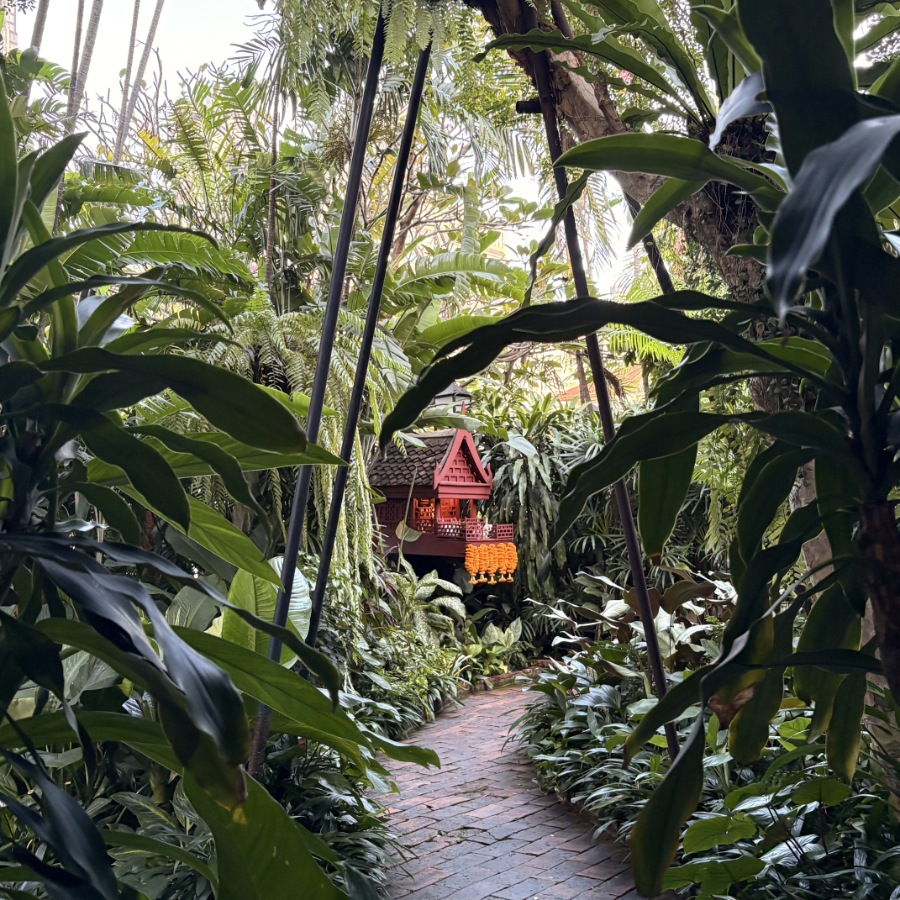
#> input picture tools/src/bangkok.png, 900 x 900 px
$ python import_images.py src/bangkok.png
#> lines starting #> are read from the running program, lines starting #| are printed output that depends on the picture
#!/usr/bin/env python3
"""
Distil photographs into what the device renders from.

v0.3 stores ONE thing per photograph: the image itself, in RGB565, at panel
resolution. Nothing is summarised.

Earlier versions stored a 256-entry median-cut histogram, which was a mistake:
median cut allocates its boxes by pixel mass, so a small saturated accent (the
orange shrine in the Bangkok greenery) collapsed into one or two entries and
came out as a contour line instead of a region. Then v0.2 stored the whole
pixel list pre-sorted by luminance, which fixed the colour but only worked for
a GLOBAL permutation.

v0.3 permutes LOCALLY -- inside cells whose size grows with the reduction dial
-- so the sort has to happen on the device, per cell, per frame. That needs the
pixels in their original positions, not pre-sorted. Luminance is derived at load
time rather than stored: it is a pure function of the pixel.

Cost: 320*240*2 = 150 kB per photograph in flash. Six photographs, 900 kB.

Usage:  python3 tools/import_images.py tools/src/*.png > images.h
"""

import sys, os
from PIL import Image, ImageOps
import numpy as np

W, H = 320, 240   # M5Stack CoreS3 panel, landscape
PAL = 16


def prepare(path):
    im = Image.open(path)
    im = ImageOps.exif_transpose(im).convert("RGB")
    # centre crop to the panel's aspect, then resize
    tw, th = W / H, im.width / im.height
    if th > tw:
        nw = int(im.height * tw)
        im = im.crop(((im.width - nw) // 2, 0, (im.width + nw) // 2, im.height))
    else:
        nh = int(im.width / tw)
        im = im.crop((0, (im.height - nh) // 2, im.width, (im.height + nh) // 2))
    return im.resize((W, H), Image.LANCZOS)


def palette_of(im):
    """16 colours, dark to light. ONLY for UI chrome -- bars, text, swatches.
    The field itself never touches this."""
    q = im.quantize(colors=PAL, method=Image.MEDIANCUT, dither=Image.NONE)
    raw = q.getpalette()[: PAL * 3]
    cols = [tuple(raw[i * 3 : i * 3 + 3]) for i in range(PAL)]
    cols.sort(key=lambda c: 0.2126 * c[0] + 0.7152 * c[1] + 0.0722 * c[2])
    return cols


def rgb565_of(im):
    a = np.asarray(im, dtype=np.uint16)
    r, g, b = a[..., 0], a[..., 1], a[..., 2]
    return (((r >> 3) << 11) | ((g >> 2) << 5) | (b >> 3)).reshape(-1)


def emit(paths):
    names = [os.path.splitext(os.path.basename(p))[0] for p in paths]
    out = []
    out.append("// GENERATED by tools/import_images.py - do not edit by hand.")
    out.append("// Each field is the photograph itself, %dx%d, RGB565." % (W, H))
    out.append("#pragma once")
    out.append("#include <stdint.h>")
    out.append("")
    out.append("#define IMG_W %d" % W)
    out.append("#define IMG_H %d" % H)
    out.append("#define IMG_COUNT %d" % len(paths))
    out.append("")

    for name, path in zip(names, paths):
        im = prepare(path)
#> in prepare, im is the input picture: PIL image 900x900 RGB; mean R, G, B 87.4, 91, 75.4
#> in prepare, `im = im.crop((0, (im.height - nh) // 2, im.width, (im.height + nh) // ..`:
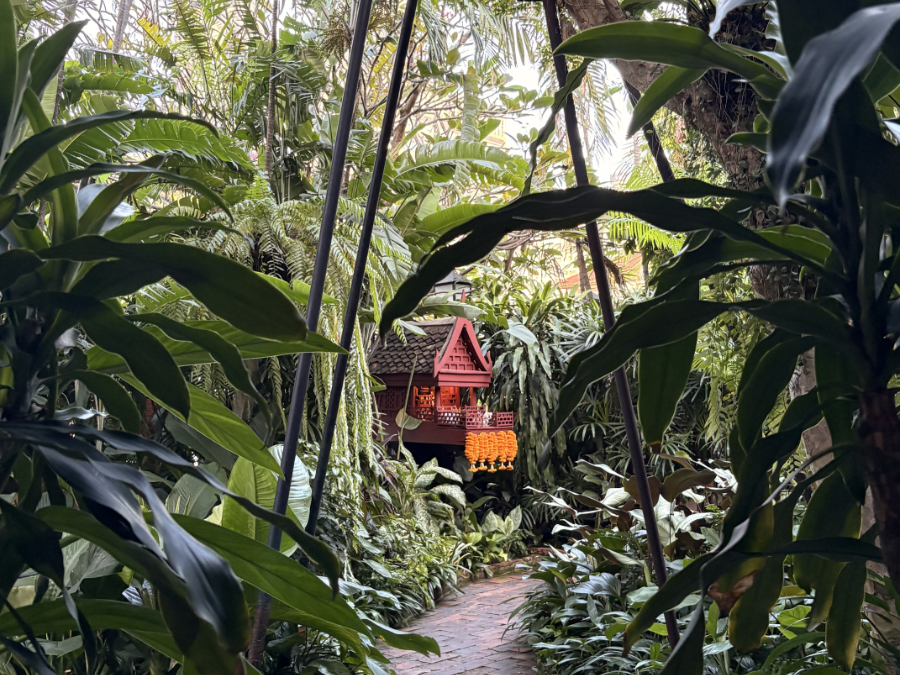
#> im: PIL image 900x675 RGB; mean R, G, B 83.6, 86.9, 69.8
#> in prepare, `return im.resize((W, H), Image.LANCZOS)`:
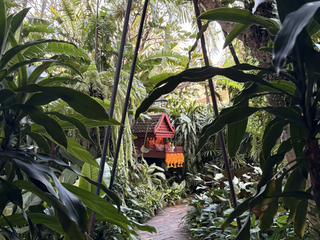
#> returned value: PIL image 320x240 RGB; mean R, G, B 83.6, 86.8, 69.8
        cols = palette_of(im)
#> in palette_of, `q = im.quantize(colors=PAL, method=Image.MEDIANCUT, dither=Image.NONE)`:
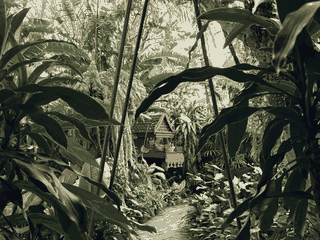
#> q: PIL image 320x240 P; mean R, G, B 82.9, 86.4, 69.2
#> in palette_of, `raw = q.getpalette()[: PAL * 3]`: raw = 48 values, max 222 at index 0, min 9 at index 45, mean 79.5
#> in palette_of, `cols = [tuple(raw[i * 3 : i * 3 + 3]) for i in range(PAL)]`: cols = [(222, 222, 203), (186, 185, 156), (166, 159, 130), (134, 142, 103), (124, 116, 91), (99, 104, 75), (82, 90, 61), (69, 75, 53), (64, 60, 50), (48, 54, 38), (37, 46, 31), (32, 34, 30), (23, 32, 24), (18, 26, 24), (14, 21, 22), (9, 13, 19)]
#> cols = [(9, 13, 19), (14, 21, 22), (18, 26, 24), (23, 32, 24), (32, 34, 30), (37, 46, 31), (48, 54, 38), (64, 60, 50), (69, 75, 53), (82, 90, 61), (99, 104, 75), (124, 116, 91), (134, 142, 103), (166, 159, 130), (186, 185, 156), (222, 222, 203)]
        rgb = rgb565_of(im)
#> in rgb565_of, `r, g, b = a[..., 0], a[..., 1], a[..., 2]`:
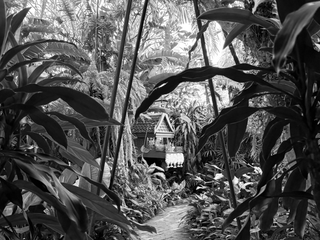
#> r: shape (240, 320) uint16; min 0, max 255, mean 83.6
#> in rgb565_of, `r, g, b = a[..., 0], a[..., 1], a[..., 2]`:
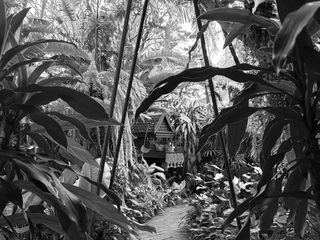
#> g: shape (240, 320) uint16; min 0, max 255, mean 86.8
#> in rgb565_of, `r, g, b = a[..., 0], a[..., 1], a[..., 2]`:
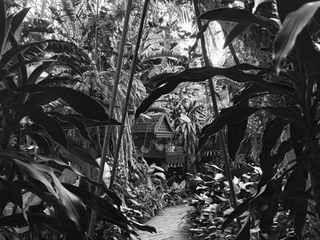
#> b: shape (240, 320) uint16; min 0, max 255, mean 69.8

        out.append("// --- %s ---" % name)
        out.append("static const uint32_t IMG_PAL_%s[16] = {" % name.upper())
        for i in range(0, 16, 8):
            out.append("  %s," % ", ".join("0x%02x%02x%02x" % c for c in cols[i : i + 8]))
#> after the loop, out = 13 items
        out.append("};")
        out.append("static const uint16_t IMG_RGB_%s[IMG_W * IMG_H] = {" % name.upper())
        for i in range(0, rgb.size, 24):
            out.append("  " + ",".join("0x%04x" % v for v in rgb[i : i + 24]) + ",")
#> after the loop, out = 3215 items
        out.append("};")
        out.append("")

    out.append("struct ImgField { const uint32_t *pal; const uint16_t *rgb; const char *source; };")
    out.append("static const ImgField IMAGES[IMG_COUNT] = {")
    for name in names:
        out.append('  { IMG_PAL_%s, IMG_RGB_%s, "%s" },' % (name.upper(), name.upper(), name))
#> after the loop, out = 3220 items
    out.append("};")
    return "\n".join(out)


if __name__ == "__main__":
    print(emit(sys.argv[1:]))

$ run again, on tools/src/fuji.png
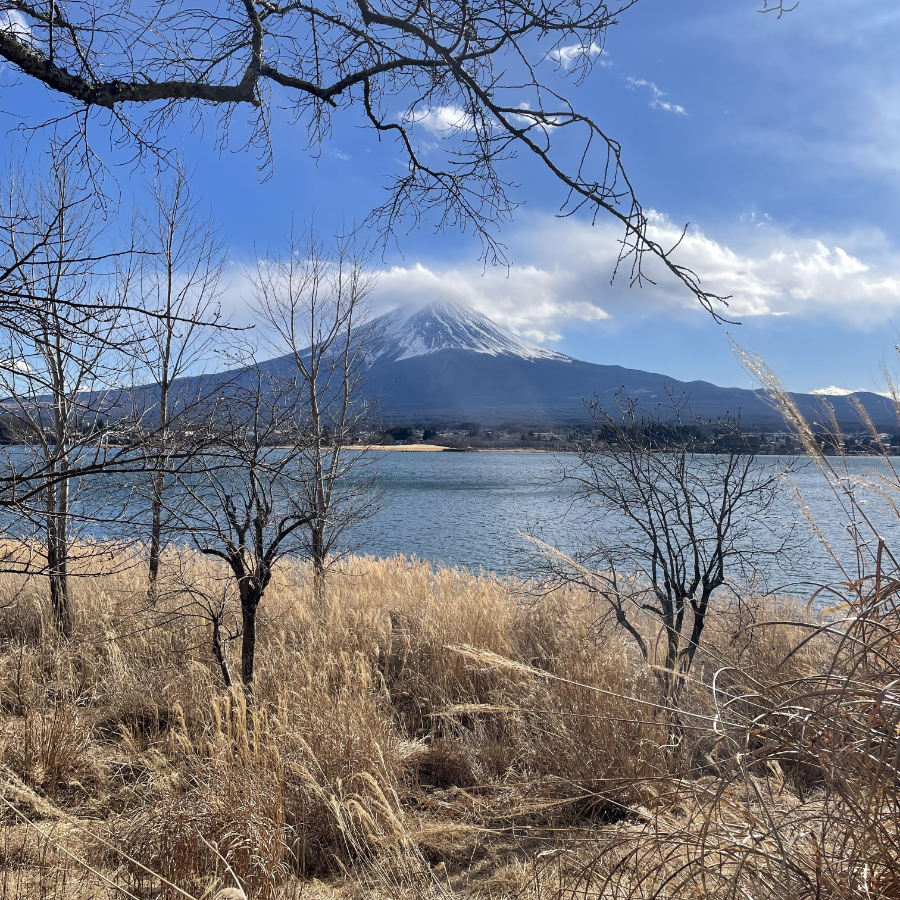
#> input picture tools/src/fuji.png, 900 x 900 px
#> in prepare, im is the input picture: PIL image 900x900 RGB; mean R, G, B 117.7, 125.1, 142.4
#> im: PIL image 900x675 RGB
#> in palette_of, `q = im.quantize(colors=PAL, method=Image.MEDIANCUT, dither=Image.NONE)`:
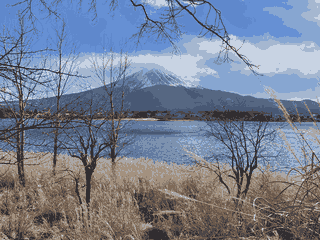
#> q: PIL image 320x240 P; mean R, G, B 118.4, 127.9, 147.1
#> raw = 48 values, max 227 at index 2, min 45 at index 46, mean 130.8
#> in palette_of, `cols = [tuple(raw[i * 3 : i * 3 + 3]) for i in range(PAL)]`: cols = [(200, 211, 227), (165, 183, 208), (170, 167, 167), (135, 166, 209), (163, 145, 127), (125, 146, 175), (102, 144, 212), (95, 136, 204), (139, 124, 111), (127, 106, 88), (98, 122, 160), (86, 103, 130), (105, 88, 76), (72, 88, 116), (76, 70, 71), (49, 45, 48)]
#> in emit, `cols = palette_of(im)`: cols = [(49, 45, 48), (76, 70, 71), (72, 88, 116), (105, 88, 76), (86, 103, 130), (127, 106, 88), (98, 122, 160), (139, 124, 111), (95, 136, 204), (102, 144, 212), (125, 146, 175), (163, 145, 127), (135, 166, 209), (170, 167, 167), (165, 183, 208), (200, 211, 227)]
#> in rgb565_of, `r, g, b = a[..., 0], a[..., 1], a[..., 2]`:
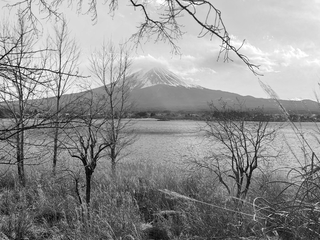
#> b: shape (240, 320) uint16; min 0, max 255, mean 146.3
#> after the loop in emit, `for i in range(0, 16, 8):`: out = 13 items
#> after the loop in emit, `for i in range(0, rgb.size, 24):`: out = 3215 items
#> after the loop in emit, `for name in names:`: out = 3220 items

$ run again, on tools/src/river.png
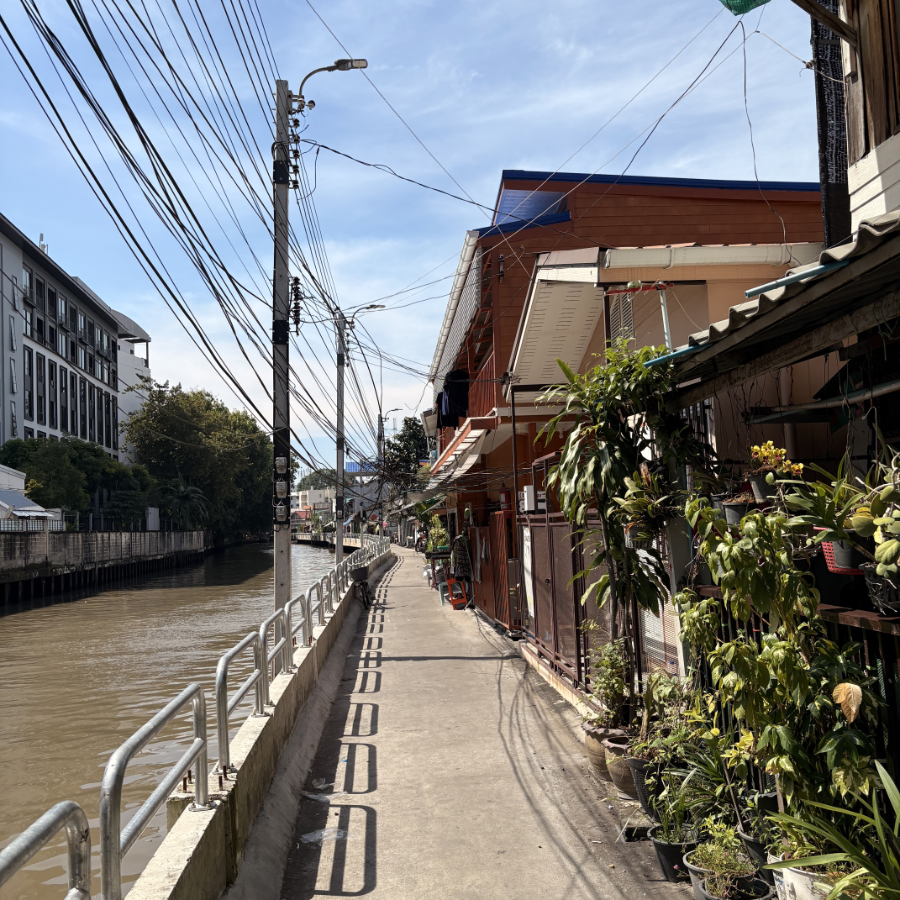
#> input picture tools/src/river.png, 900 x 900 px
#> in prepare, im is the input picture: PIL image 900x900 RGB; mean R, G, B 119.7, 119.8, 119.2
#> im: PIL image 900x675 RGB
#> in palette_of, `q = im.quantize(colors=PAL, method=Image.MEDIANCUT, dither=Image.NONE)`:
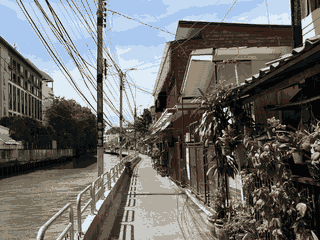
#> q: PIL image 320x240 P; mean R, G, B 109.8, 108.9, 106.8
#> raw = 48 values, max 245 at index 2, min 5 at index 46, mean 108.1
#> in palette_of, `cols = [tuple(raw[i * 3 : i * 3 + 3]) for i in range(PAL)]`: cols = [(224, 236, 245), (194, 217, 241), (198, 198, 195), (171, 200, 238), (177, 170, 158), (153, 138, 118), (132, 129, 119), (117, 108, 92), (99, 89, 76), (84, 63, 52), (64, 62, 53), (51, 45, 36), (50, 31, 24), (28, 26, 20), (15, 18, 18), (6, 5, 5)]
#> in emit, `cols = palette_of(im)`: cols = [(6, 5, 5), (15, 18, 18), (28, 26, 20), (50, 31, 24), (51, 45, 36), (64, 62, 53), (84, 63, 52), (99, 89, 76), (117, 108, 92), (132, 129, 119), (153, 138, 118), (177, 170, 158), (171, 200, 238), (198, 198, 195), (194, 217, 241), (224, 236, 245)]
#> in rgb565_of, `r, g, b = a[..., 0], a[..., 1], a[..., 2]`:
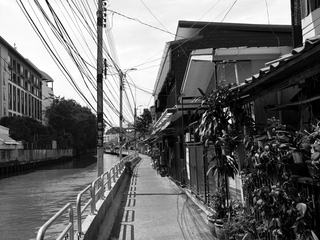
#> b: shape (240, 320) uint16; min 0, max 255, mean 106.6
#> after the loop in emit, `for i in range(0, 16, 8):`: out = 13 items
#> after the loop in emit, `for i in range(0, rgb.size, 24):`: out = 3215 items
#> after the loop in emit, `for name in names:`: out = 3220 items

$ run again, on tools/src/sasazuka.png
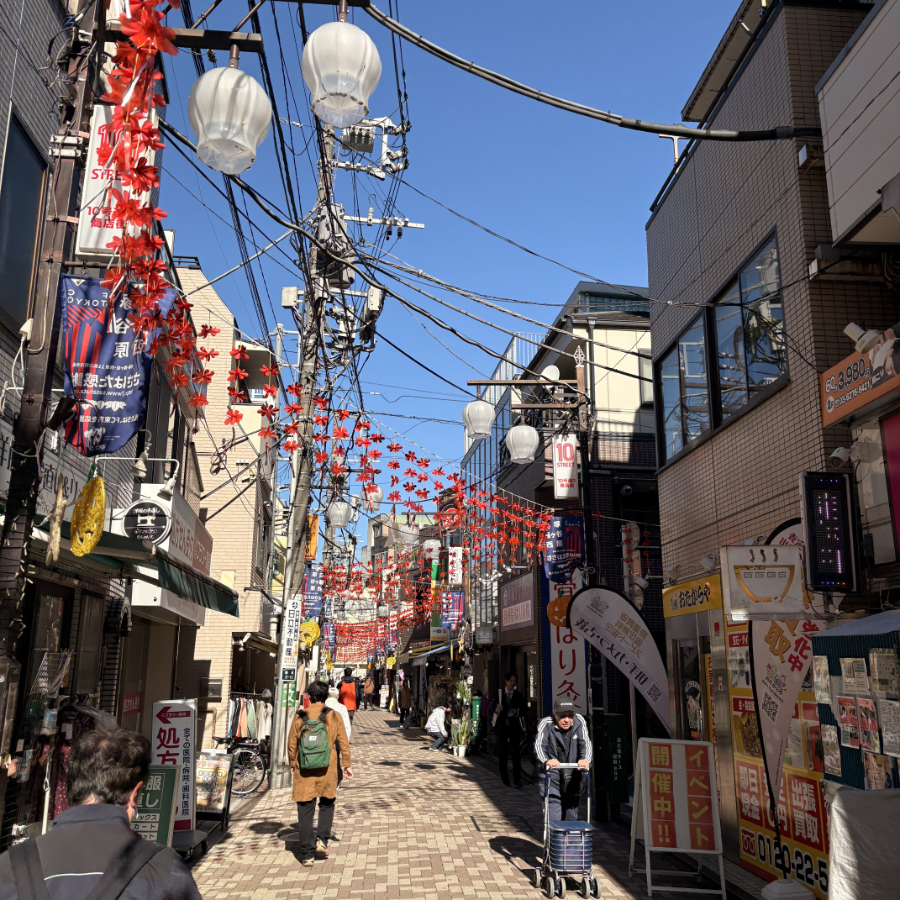
#> input picture tools/src/sasazuka.png, 900 x 900 px
#> in prepare, im is the input picture: PIL image 900x900 RGB; mean R, G, B 101.5, 97.2, 104.3
#> im: PIL image 900x675 RGB
#> in palette_of, `q = im.quantize(colors=PAL, method=Image.MEDIANCUT, dither=Image.NONE)`:
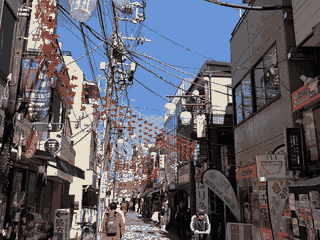
#> q: PIL image 320x240 P; mean R, G, B 96.4, 94.2, 103.2
#> raw = 48 values, max 230 at index 0, min 5 at index 45, mean 97.81
#> in palette_of, `cols = [tuple(raw[i * 3 : i * 3 + 3]) for i in range(PAL)]`: cols = [(230, 221, 203), (163, 177, 199), (150, 156, 173), (106, 149, 215), (153, 120, 110), (116, 106, 103), (96, 123, 167), (96, 91, 94), (129, 68, 58), (89, 75, 71), (75, 72, 75), (67, 49, 45), (47, 46, 49), (36, 30, 28), (21, 15, 16), (5, 5, 7)]
#> in emit, `cols = palette_of(im)`: cols = [(5, 5, 7), (21, 15, 16), (36, 30, 28), (47, 46, 49), (67, 49, 45), (75, 72, 75), (89, 75, 71), (129, 68, 58), (96, 91, 94), (116, 106, 103), (96, 123, 167), (153, 120, 110), (106, 149, 215), (150, 156, 173), (163, 177, 199), (230, 221, 203)]
#> in rgb565_of, `r, g, b = a[..., 0], a[..., 1], a[..., 2]`:
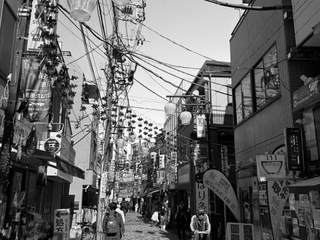
#> b: shape (240, 320) uint16; min 0, max 255, mean 102
#> after the loop in emit, `for i in range(0, 16, 8):`: out = 13 items
#> after the loop in emit, `for i in range(0, rgb.size, 24):`: out = 3215 items
#> after the loop in emit, `for name in names:`: out = 3220 items
